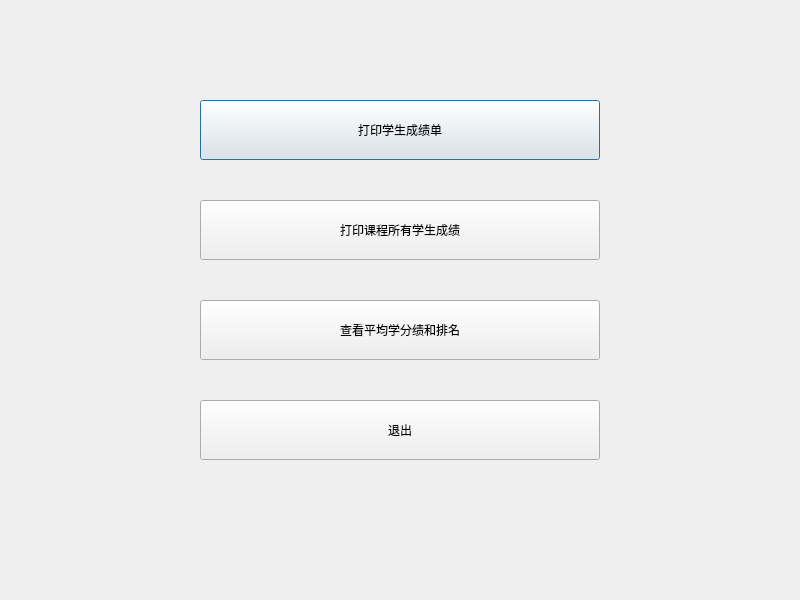
<?xml version="1.0" encoding="UTF-8"?>
<ui version="4.0">
 <class>fun_Dialog</class>
 <widget class="QDialog" name="fun_Dialog">
  <property name="geometry">
   <rect>
    <x>0</x>
    <y>0</y>
    <width>800</width>
    <height>600</height>
   </rect>
  </property>
  <property name="windowTitle">
   <string>高级功能</string>
  </property>
  <widget class="QPushButton" name="stu_grade_list">
   <property name="geometry">
    <rect>
     <x>200</x>
     <y>100</y>
     <width>400</width>
     <height>60</height>
    </rect>
   </property>
   <property name="text">
    <string>打印学生成绩单</string>
   </property>
  </widget>
  <widget class="QPushButton" name="cou_grade_list">
   <property name="geometry">
    <rect>
     <x>200</x>
     <y>200</y>
     <width>400</width>
     <height>60</height>
    </rect>
   </property>
   <property name="text">
    <string>打印课程所有学生成绩</string>
   </property>
  </widget>
  <widget class="QPushButton" name="gpa">
   <property name="geometry">
    <rect>
     <x>200</x>
     <y>300</y>
     <width>400</width>
     <height>60</height>
    </rect>
   </property>
   <property name="text">
    <string>查看平均学分绩和排名</string>
   </property>
  </widget>
  <widget class="QPushButton" name="quit">
   <property name="geometry">
    <rect>
     <x>200</x>
     <y>400</y>
     <width>400</width>
     <height>60</height>
    </rect>
   </property>
   <property name="text">
    <string>退出</string>
   </property>
  </widget>
 </widget>
 <resources/>
 <connections>
  <connection>
   <sender>quit</sender>
   <signal>clicked()</signal>
   <receiver>fun_Dialog</receiver>
   <slot>close()</slot>
   <hints>
    <hint type="sourcelabel">
     <x>225</x>
     <y>224</y>
    </hint>
    <hint type="destinationlabel">
     <x>215</x>
     <y>267</y>
    </hint>
   </hints>
  </connection>
 </connections>
</ui>
